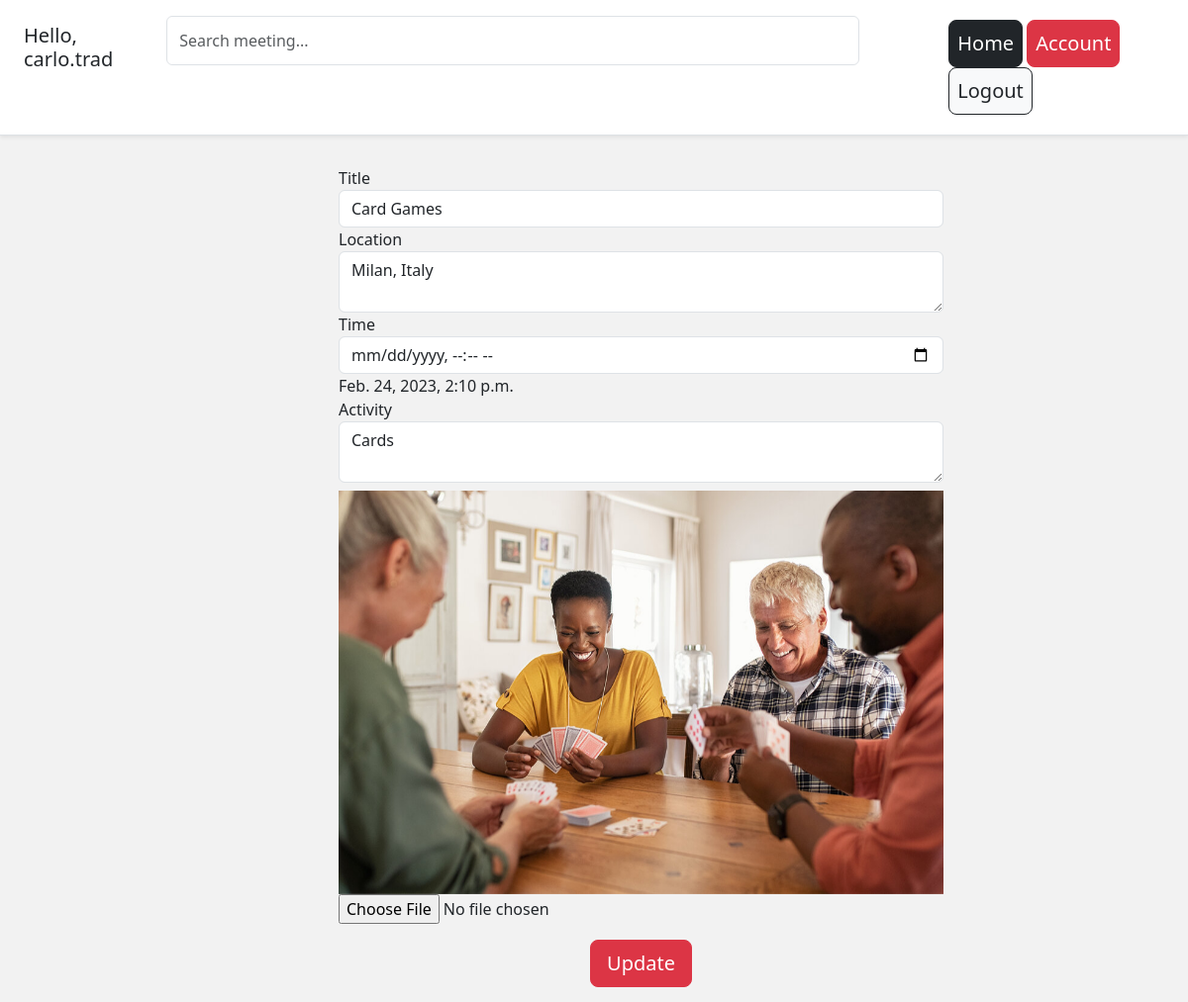
Screenshot of /meetings/carlotrad-card-games/edit (signed in) with the database file from the repository.
### users/models.py (models this page shows, shortened)
class Account(AbstractBaseUser):
    email = models.EmailField(verbose_name="email", max_length=60, unique=True)
    username = models.CharField(max_length=30, unique=True)
    name = models.CharField(max_length=50, verbose_name="name")
    phone = models.CharField(max_length=20, verbose_name="phone number")
    birthdate = models.DateField(max_length=120, verbose_name="date of birth")
    date_joined = models.DateTimeField(verbose_name='date joined', auto_now_add=True)
    last_login = models.DateTimeField(verbose_name='last login', auto_now=True)
    is_admin = models.BooleanField(default=False)
    is_active = models.BooleanField(default=True)
    is_staff = models.BooleanField(default=False)
    is_superuser = models.BooleanField(default=False)
    USERNAME_FIELD = 'email'
    REQUIRED_FIELDS = ['username', 'name', 'phone', 'birthdate']
    objects = MyAccountManager()

### meetings/models.py (models this page shows, shortened)
class MeetingPost(models.Model):
    title = models.CharField(max_length=50, null=False, blank=False)
    image = models.ImageField(upload_to=upload_location, null=False, blank=False)
    creator = models.ForeignKey(settings.AUTH_USER_MODEL, on_delete=models.CASCADE)
    slug = models.SlugField(blank=True, unique=True)
    location = models.CharField(max_length=120)
    time = models.DateTimeField()
    activity = models.CharField(max_length=120)
    active = models.BooleanField(null=True, blank=True)
    is_private = models.BooleanField(null=True, blank=True)

### meetings/views.py (the view, shortened to what this page needs)
# urls.py: path('<slug>/edit', edit_meeting_view, name="edit"),
def edit_meeting_view(request, slug):
    context = {}
    user = request.user
    if not user.is_authenticated:
        return redirect("must_authenticate")
    meeting_post = get_object_or_404(MeetingPost, slug=slug)
    if meeting_post.creator != user:
        return HttpResponse("You are not the creator of that meeting.")
    form = UpdateMeetingPostForm(
        initial= {
            "title": meeting_post.title,
            "location": meeting_post.location,
            "time": meeting_post.time,
            "activity": meeting_post.activity,
            "image": meeting_post.image,
        }
    )
    context['form'] = form
    return render(request, 'meetings/edit_meeting.html', context)

### meetings/forms.py (shortened to what this page needs)
class UpdateMeetingPostForm(forms.ModelForm):
    class Meta:
        model = MeetingPost
        fields = ['title', 'image', 'location', 'time', 'activity']

### meetings/templates/meetings/edit_meeting.html (shortened to what this page needs)
{% extends 'base.html' %}
{% block content %}
<div class="container">
	<div class="row justify-content-center">
		<div class="col-lg-7 offset-lg-1">
			<form class="create-form" method="post" enctype="multipart/form-data">{% csrf_token %}
				<div class="form-group">
					<label for="id_title">Title</label>
					<input class="form-control" type="text" name="title" id="id_title" placeholder="Title" value="{{form.initial.title}}" required autofocus>
				</div>
				<div class="form-group">
					<label for="id_location">Location</label>
					<textarea class="form-control" type="text" name="location" id="id_location" placeholder="This meeting is in ..."
					required>{{form.initial.location}}</textarea>
				</div>
                <div class="form-group">
					<label for="id_time">Time</label>
					<input class="form-control" type="datetime-local" name="time" id="id_time" placeholder="Time" value="{{form.initial.time}}">{{form.initial.time}} </input>
				</div>
                <div class="form-group">
					<label for="id_activity">Activity</label>
					<textarea class="form-control" type="text" name="activity" id="id_activity" placeholder="Activity"
					required>{{form.initial.activity}}</textarea>
				</div>
				<div class="form-group image-group mt-2" id="id_image_group">
				</div>
				<input type="file" name="image" id="id_image_file" accept="image/*" onchange="readURL(this)">
				<div class="d-flex justify-content-center">
					<button class="submit-button btn btn-lg btn-danger btn-block" type="submit">Update</button>
				</div>
			</form>
		</div>
	</div>
</div>
{% endblock content %}

### templates/navbar.html (shortened to what this page needs)
<div class="d-flex flex-column flex-md-row justify-content-center p-3 px-md-4 mb-3 bg-white border-bottom shadow-sm">
  <h5 class="my-0 mr-md-auto font-weight-normal" style="margin-right: 20px;">
  	{% if request.user.is_authenticated %}
  		<p class="m-auto mt-2">Hello, {{request.user.username}}</p>
  	{% endif %}
  </h5>
	<div class="search-bar sm-2 mr-2">
		<form method="get">
			<input class="form-control" style="height: 50px;" type="text" name="q" id="id_q" placeholder="Search meeting...">
		</form>
	</div>
  <nav class="my-2 my-md-1 mr-md-3">
  	{% if request.user.is_authenticated %}
	  	<a role="button" class="p-2 btn btn-dark btn-lg" href="{% url 'home' %}">Home</a>
	    <a role="button" class="p-2 btn btn-danger btn-lg" href="{% url 'account' %}">Account</a>
	    <a role="button" class="p-2 btn btn-light btn-outline-dark btn-lg" href="{% url 'logout' %}">Logout</a>
	{% else %}
		<a role="button" class="p-2 btn btn-dark btn-lg" href="{% url 'home' %}">Home</a>
	    <a role="button" class="p-2 btn btn-danger btn-lg" href="{% url 'login' %}">Login</a>
	    <a role="button" class="btn btn-light btn-outline-dark btn-lg" href="{% url 'register' %}">Register</a>
	{% endif %}
  </nav>
</div>

### templates/navbar.html (style rules this page uses)
@media (min-width: 768px) { html { font-size: 16px; } }
.search-bar { max-width: 700px; width: 100%; margin-right: 90px; }
form { width: 100%; }

### templates/base_css.html (style rules this page uses)
body { background-color: #f2f2f2; }

### meetings/templates/meetings/edit_meeting.html (style rules this page uses)
.create-form { width: 100%; max-width: 100%; padding: 15px; margin: auto; }
.submit-button { max-width: 200px; }
.image-group { position: relative; text-align: center; cursor:pointer; }

### rows the page displays
Account: user.username "carlo.trad"
MeetingPost: title "Card Games", location "Milan, Italy", initial.time "Feb. 24, 2023, 2:10 p.m.", activity "Cards"
